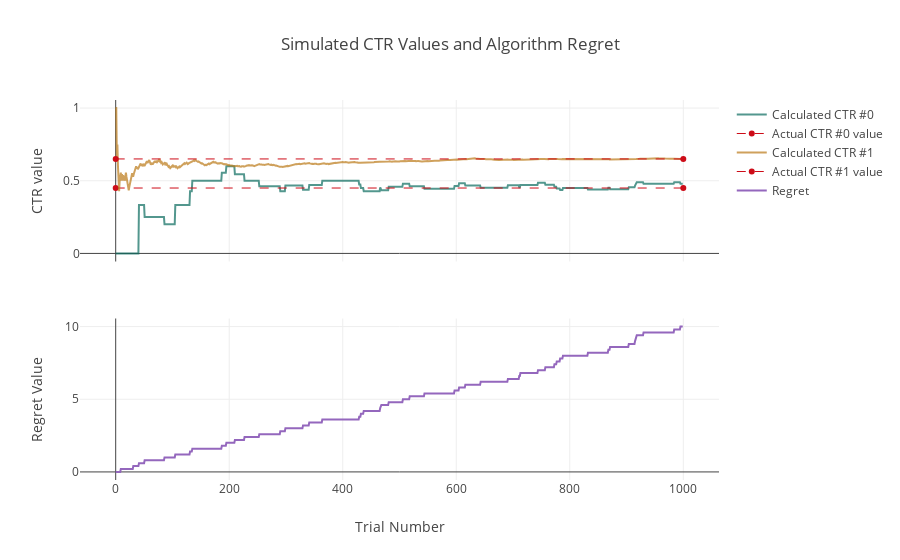

Notebook code for this chart:
### Code cell
algorithm_performance()

### Figure 1 — Plotly figure (JSON) as saved in the notebook; plotly's stock layout.template omitted (floating-point values rounded to 4 significant figures; data arrays with more than 128 entries replaced by an {"elided": "..."} marker saying what was removed)
{"data": [{"line": {"color": "rgba(10, 108, 94, .7)", "width": 2}, "name": "Calculated CTR #0", "type": "scatter", "uid": "4b28236d-2cfd-49ca-bead-a3f3d83db62d", "x": {"elided": "1000 int values"}, "xaxis": "x", "y": {"elided": "1000 float values"}, "yaxis": "y"}, {"line": {"color": "rgb(205, 12, 24)", "dash": "dash", "width": 1}, "name": "Actual CTR #0 value", "type": "scatter", "uid": "ecda43f3-ad2f-4f4b-a784-89f14de14366", "x": [0, 1000], "xaxis": "x", "y": [0.45, 0.45], "yaxis": "y"}, {"line": {"color": "rgba(187, 121, 24, .7)", "width": 2}, "name": "Calculated CTR #1", "type": "scatter", "uid": "086163fd-6e16-4cb1-8d15-3bed1c3ba21f", "x": {"elided": "1000 int values"}, "xaxis": "x", "y": {"elided": "1000 float values"}, "yaxis": "y"}, {"line": {"color": "rgb(205, 12, 24)", "dash": "dash", "width": 1}, "name": "Actual CTR #1 value", "type": "scatter", "uid": "8ca640a5-19dc-44fc-b935-e64556c820fa", "x": [0, 1000], "xaxis": "x", "y": [0.65, 0.65], "yaxis": "y"}, {"name": "Regret", "type": "scatter", "uid": "ca6871c9-178e-4d85-a904-cb7dc6a824c7", "x": {"elided": "1000 int values"}, "xaxis": "x", "y": {"elided": "1000 float values"}, "yaxis": "y2"}], "layout": {"title": {"text": "Simulated CTR Values and Algorithm Regret"}, "xaxis": {"anchor": "y2", "domain": [0, 1], "title": {"text": "Trial Number"}}, "yaxis": {"anchor": "free", "domain": [0.575, 1], "position": 0, "title": {"text": "CTR value"}}, "yaxis2": {"anchor": "x", "domain": [0, 0.425], "title": {"text": "Regret Value"}}}}
